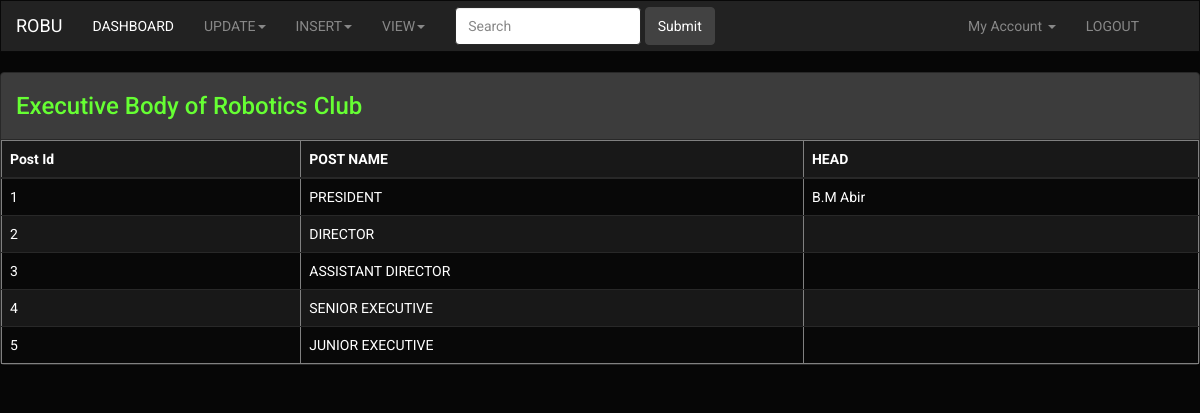
Page /showing_post_info.php on the committed database.
### tables this page shows
CREATE TABLE IF NOT EXISTS `post_descriptin` (
  `Post_id` int(15) NOT NULL,
  `Post_name` varchar(255) NOT NULL,
  `holder_name` varchar(255) NOT NULL,
  PRIMARY KEY (`Post_id`),
  KEY `Post_name` (`Post_name`),
  KEY `Post_name_2` (`Post_name`)
);

### showing_post_info.php (the view, shortened to what this page needs)
<?php require_once('Connections/MySql.php'); ?>
<?php
$query_post_description = "SELECT * FROM post_descriptin";
$post_description = mysql_query($query_post_description, $MySql) or die(mysql_error());
$row_post_description = mysql_fetch_assoc($post_description);
?>
<!DOCTYPE html>
<html lang="en">
  <head>
    <link href="css/bootstrap.css" rel="stylesheet" type="text/css">
    <link href="css/style.css" rel="stylesheet" type="text/css">
  </head>
  <body>
    <nav class="navbar navbar-inverse">
  <div class="container-fluid">
    <div class="navbar-header">
      <a class="navbar-brand" href="#">ROBU</a>
    </div>
  <div class="collapse navbar-collapse" id="bs-example-navbar-collapse-2">
      <ul class="nav navbar-nav">
        <li class="active"><a href="index.php">DASHBOARD<span class="sr-only">(current)</span></a></li>
        <li class="dropdown">
          <a href="#" class="dropdown-toggle" data-toggle="dropdown" role="button" aria-expanded="false">UPDATE<span class="caret"></span></a>
        </li>
      </ul>
       <div class="collapse navbar-collapse" id="bs-example-navbar-collapse-2">
      <ul class="nav navbar-nav">
        <li class="dropdown">
          <a href="#" class="dropdown-toggle" data-toggle="dropdown" role="button" aria-expanded="false">INSERT<span class="caret"></span></a>
        </li>
      </ul>
      <div class="collapse navbar-collapse" id="bs-example-navbar-collapse-2">
      <ul class="nav navbar-nav">
        <li class="dropdown">
          <a href="#" class="dropdown-toggle" data-toggle="dropdown" role="button" aria-expanded="false">VIEW<span class="caret"></span></a>
        </li>
      </ul>
      <form class="navbar-form navbar-left" role="search">
        <div class="form-group">
          <input type="text" class="form-control" placeholder="Search">
        </div>
        <button type="submit" class="btn btn-default">Submit</button>
      </form>
      <ul class="nav navbar-nav navbar-right">
      <li class="dropdown">
      <a href="#" class="dropdown-toggle" data-toggle="dropdown">My Account <b class="caret"></b></a>
      </li>
      <li><a href="logout.php">LOGOUT</a></li>
      </ul>
    </div>
  </div>
</nav>
  <div class="container-fluid">
  <div class="row">
      <div class="panel panel-default">
        <div class="panel-heading">
          <h4 style="color:#6F3" >
           Executive Body of Robotics Club
          </h4>
        </div>
	<table class="table table-striped table-hover, sortable" border="1">
  <thead>
    <tr>
      <th width="25%">Post Id</th>
      <th width="42%">POST NAME</th>
      <th width="33%">HEAD </th>
    </tr>
  </thead>
    <?php do { ?>
    <tr >
      <td><?php echo $row_post_description['Post_id']; ?></td>
      <td><?php echo $row_post_description['Post_name']; ?></td>
      <td><?php echo $row_post_description['holder_name']; ?></td>
    </tr>
      <?php } while ($row_post_description = mysql_fetch_assoc($post_description)); ?>
</table>
</div>
  </div>
</div>
  </body>
</html>

### css/style.css (style rules this page uses)
.navbar { border-radius:0; }

### rows in the picture
post_descriptin: Post_id "1", Post_name "PRESIDENT", holder_name "B.M Abir"
post_descriptin: Post_id "2", Post_name "DIRECTOR"
post_descriptin: Post_id "3", Post_name "ASSISTANT DIRECTOR"
post_descriptin: Post_id "4", Post_name "SENIOR EXECUTIVE"
post_descriptin: Post_id "5", Post_name "JUNIOR EXECUTIVE"
